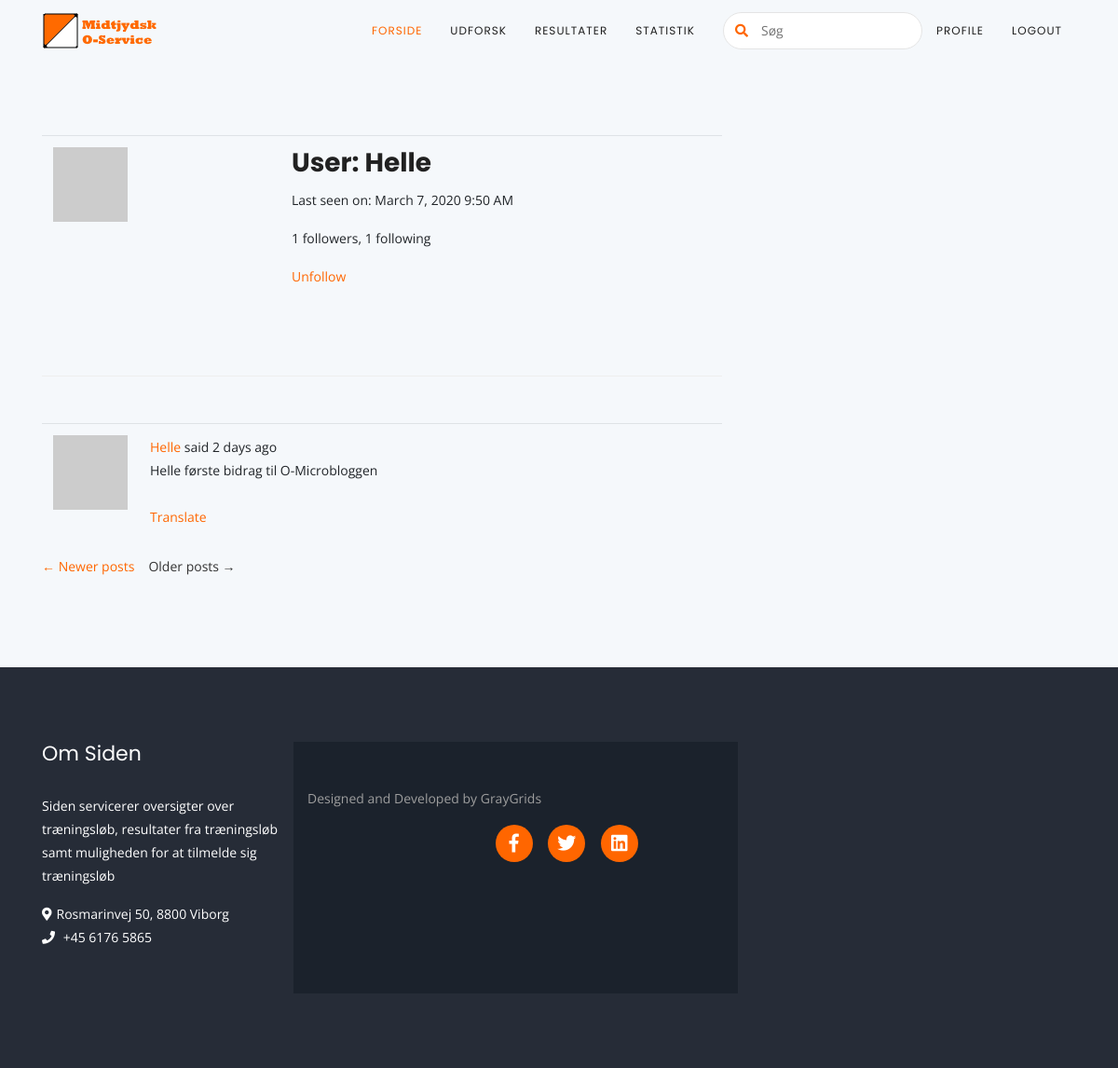
Page /user/Helle (signed in) on the committed database.
### app/models.py (models this page shows, shortened)
class User(UserMixin, db.Model):
    id = db.Column(db.Integer, primary_key=True)
    username = db.Column(db.String(64), index=True, unique=True)
    email = db.Column(db.String(120), index=True, unique=True)
    password_hash = db.Column(db.String(128))
    posts = db.relationship('Post', backref='author', lazy='dynamic')
    about_me = db.Column(db.String(140))
    last_seen = db.Column(db.DateTime, default=datetime.utcnow)
    followed = db.relationship(
        'User', secondary=followers,
        primaryjoin=(followers.c.follower_id == id),
        secondaryjoin=(followers.c.followed_id == id),
        backref=db.backref('followers', lazy='dynamic'), lazy='dynamic')
    def avatar(self, size):
        digest = md5(self.email.lower().encode('utf-8')).hexdigest()
        return 'https://www.gravatar.com/avatar/{}?d=identicon&s={}'.format(
            digest, size)
    def is_following(self, user):
        return self.followed.filter(
            followers.c.followed_id == user.id).count() > 0

class SearchableMixin(object):
    @classmethod
    def before_commit(cls, session):
        session._changes = {
            'add': list(session.new),
            'update': list(session.dirty),
            'delete': list(session.deleted)
        }
    @classmethod
    def after_commit(cls, session):
        for obj in session._changes['add']:
            if isinstance(obj, SearchableMixin):
                add_to_index(obj.__tablename__, obj)
        for obj in session._changes['update']:
            if isinstance(obj, SearchableMixin):
                add_to_index(obj.__tablename__, obj)
        for obj in session._changes['delete']:
            if isinstance(obj, SearchableMixin):
                remove_from_index(obj.__tablename__, obj)
        session._changes = None

class Post(SearchableMixin, db.Model):
    __searchable__ = ['body']
    id = db.Column(db.Integer, primary_key=True)
    body = db.Column(db.String(140))
    timestamp = db.Column(db.DateTime, index=True, default=datetime.utcnow)
    user_id = db.Column(db.Integer, db.ForeignKey('user.id'))
    language = db.Column(db.String(5))

### app/main/routes.py (the view)
@bp.route('/user/<username>')
@login_required
def user(username):
    user = User.query.filter_by(username=username).first_or_404()
    page = request.args.get('page', 1, type=int)
    posts = user.posts.order_by(Post.timestamp.desc()).paginate(
        page, current_app.config['POSTS_PER_PAGE'], False)
    next_url = url_for('main.user', username=user.username,
                       page=posts.next_num) if posts.has_next else None
    prev_url = url_for('main.user', username=user.username,
                       page=posts.prev_num) if posts.has_prev else None
    return render_template('user.html', user=user, posts=posts.items,
                           next_url=next_url, prev_url=prev_url)

### app/main/forms.py
class SearchForm(FlaskForm):
    q = StringField(_l('Search'), validators=[DataRequired()])
    def __init__(self, *args, **kwargs):
        if 'formdata' not in kwargs:
            kwargs['formdata'] = request.args
        if 'csrf_enabled' not in kwargs:
            kwargs['csrf_enabled'] = False
        super(SearchForm, self).__init__(*args, **kwargs)

### app/main/routes.py (called while the page is built)
@bp.before_app_request
def before_request():
    if current_user.is_authenticated:
        current_user.last_seen = datetime.utcnow()
        db.session.commit()
        g.search_form = SearchForm()
    g.locale = str(get_locale())

### app/models.py (called while the page is built)
@login.user_loader
def load_user(id):
    return User.query.get(int(id))

### app/templates/user.html (shortened to what this page needs)
{% extends "base.html" %}
{% block app_content %}
<section class="cta-section section">
    <div class="container">
        <div class="row">
            <div class="col-md-8">
                <article class="blog-post-wrapper wow fadeIn" data-wow-delay="0.3s">
                <table class="table table-hover">
                    <tr>
                        <td width="256px"><img src="{{ user.avatar(256) }}"></td>
                        <td>
					        <h3 class="text-black">{{ _('User') }}: {{ user.username }}</h3>
                            {% if user.last_seen %}
                            <p>{{ _('Last seen on') }}: {{ moment(user.last_seen).format('LLL') }}</p>
                            {% endif %}
                            <p>{{ _('%(count)d followers', count=user.followers.count()) }}, {{ _('%(count)d following', count=user.followed.count()) }}</p>
                            {% if user == current_user %}
                            <p><a href="{{ url_for('main.edit_profile') }}">{{ _('Edit your profile') }}</a></p>
                            {% elif not current_user.is_following(user) %}
                            <p><a href="{{ url_for('main.follow', username=user.username) }}">{{ _('Follow') }}</a></p>
                            {% else %}
                            <p><a href="{{ url_for('main.unfollow', username=user.username) }}">{{ _('Unfollow') }}</a></p>
                            {% endif %}
                        </td>
                    </tr>
                </table>
                </article>
                {% for post in posts %}
                    {% include '_post.html' %}
                {% endfor %}
                <div class="blog-pagination clearfix wow fadeIn" data-wow-delay="0.3s">
                    <nav aria-label="..." class="">
                        <ul class="pagination">
                                    <a href="{{ prev_url or '#' }}">
                                        <span aria-hidden="true">&larr;</span> {{ _('Newer posts') }}
                                    </a>
                            <li class="page-item">
                                <a class="next{% if not next_url %} disabled{% endif %}">
                                    <a href="{{ next_url or '#' }}">
                                        {{ _('Older posts') }} <span aria-hidden="true">&rarr;</span>
                                    </a>
                                </a>
                            </li>
                        </ul>
                    </nav>
                </div>
            </div>
        </div>
    </div>
</div>
{% endblock %}

### app/templates/_post.html (shortened to what this page needs)
    <table class="table table-hover">
        <tr>
            <td width="70px">
                <a href="{{ url_for('main.user', username=post.author.username) }}">
                    <img src="{{ post.author.avatar(70) }}" />
                </a>
            </td>
            <td>
                {{ _('%(username)s said %(when)s',
                    username=user_link, when=moment(post.timestamp).fromNow()) }}
                <br>
                <span id="post{{ post.id }}">{{ post.body }}</span>
                {% if post.language and post.language != g.locale %}
                <br><br>
                <span id="translation{{ post.id }}">
                    <a href="javascript:translate(
                                '#post{{ post.id }}',
                                '#translation{{ post.id }}',
                                '{{ post.language }}',
                                '{{ g.locale }}');">{{ _('Translate') }}</a>
                </span>
                {% endif %}
            </td>
        </tr>
    </table>

### app/static/assets/css/main.css (style rules this page uses)
body { font-family: 'Open Sans', sans-serif; background: #F5F8FB; font-size: 14px; font-weight: 400; -webkit-box-sizing: border-box; -moz-box-sizing: border-box; box-sizing: border-box; -webkit-font-smoothing: subpixel-antialiased; color: #666; overflow-x: hidden; line-height: 25px; -webkit-backface-visibility: hidden; backface-visibility: hidden; }
a { -webkit-transition: all 0.2s linear; -moz-transition: all 0.2s linear; -o-transition: all 0.2s linear; transition: all 0.2s linear; }
ul { padding: 0; }
ul li { margin: 0; list-style-type: none; }
h1, h2, h3, h4, h5, h6 { font-family: 'Poppins', sans-serif; margin-top: 0; font-weight: 700; color: #212121; margin-bottom: 10px; }
.section { padding: 80px 0; }
.cta-section { width: 100%; position: relative; }
.blog-post-wrapper { margin-bottom: 50px; padding-bottom: 50px; border-bottom: 1px solid #eee; }
.blog-pagination nav ul.pagination li.page-item a { border-radius: 0; margin-right: 15px !important; color: #333; }
.blog-pagination { text-align: center; }

### app/static/assets/css/colors/orange.css (style rules this page uses)
a { color: #F60; }

### rows in the picture
User: username "Helle", last_seen "March 7, 2020 9:50 AM"
Post: body "Helle første bidrag til O-Microbloggen"
